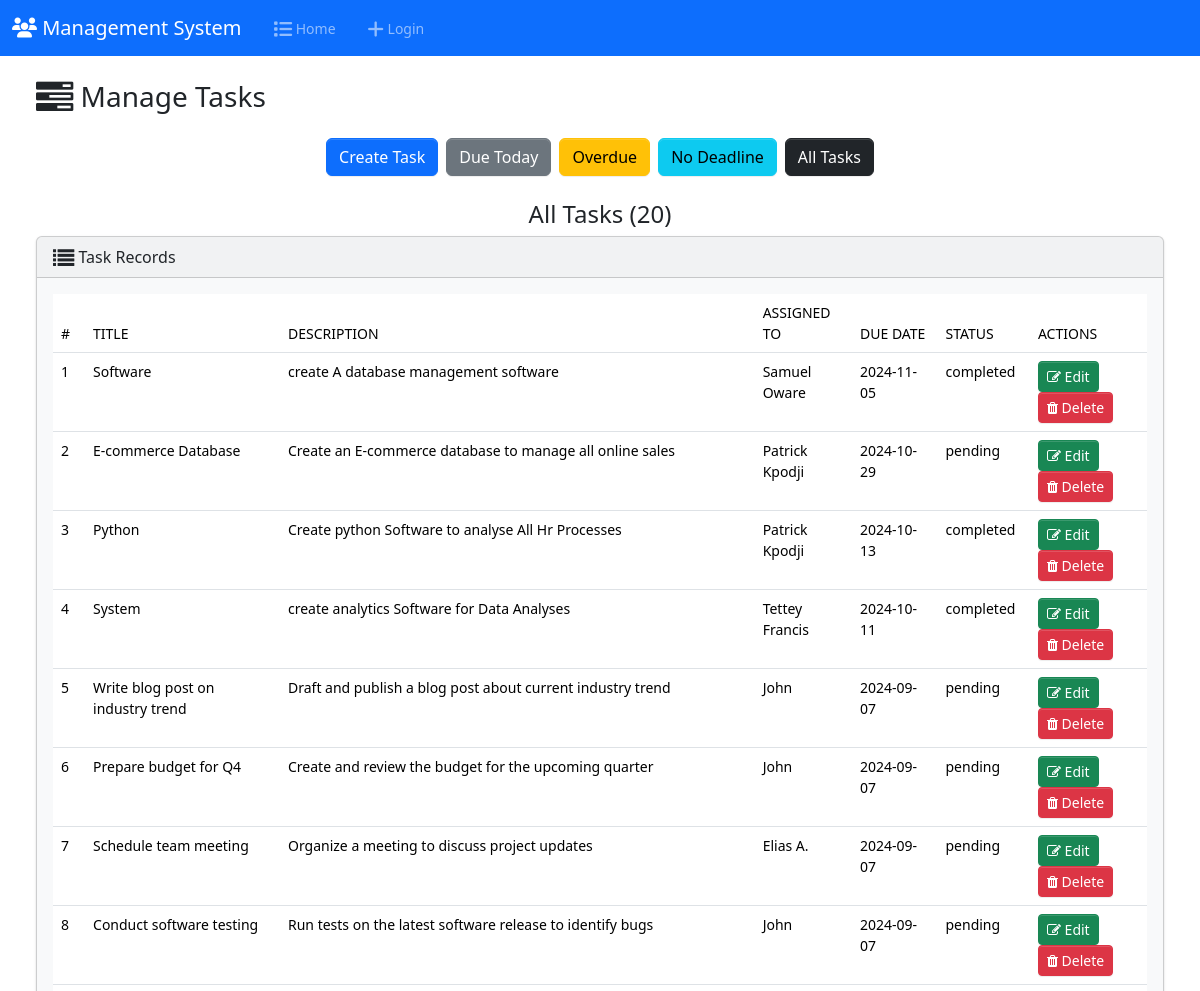
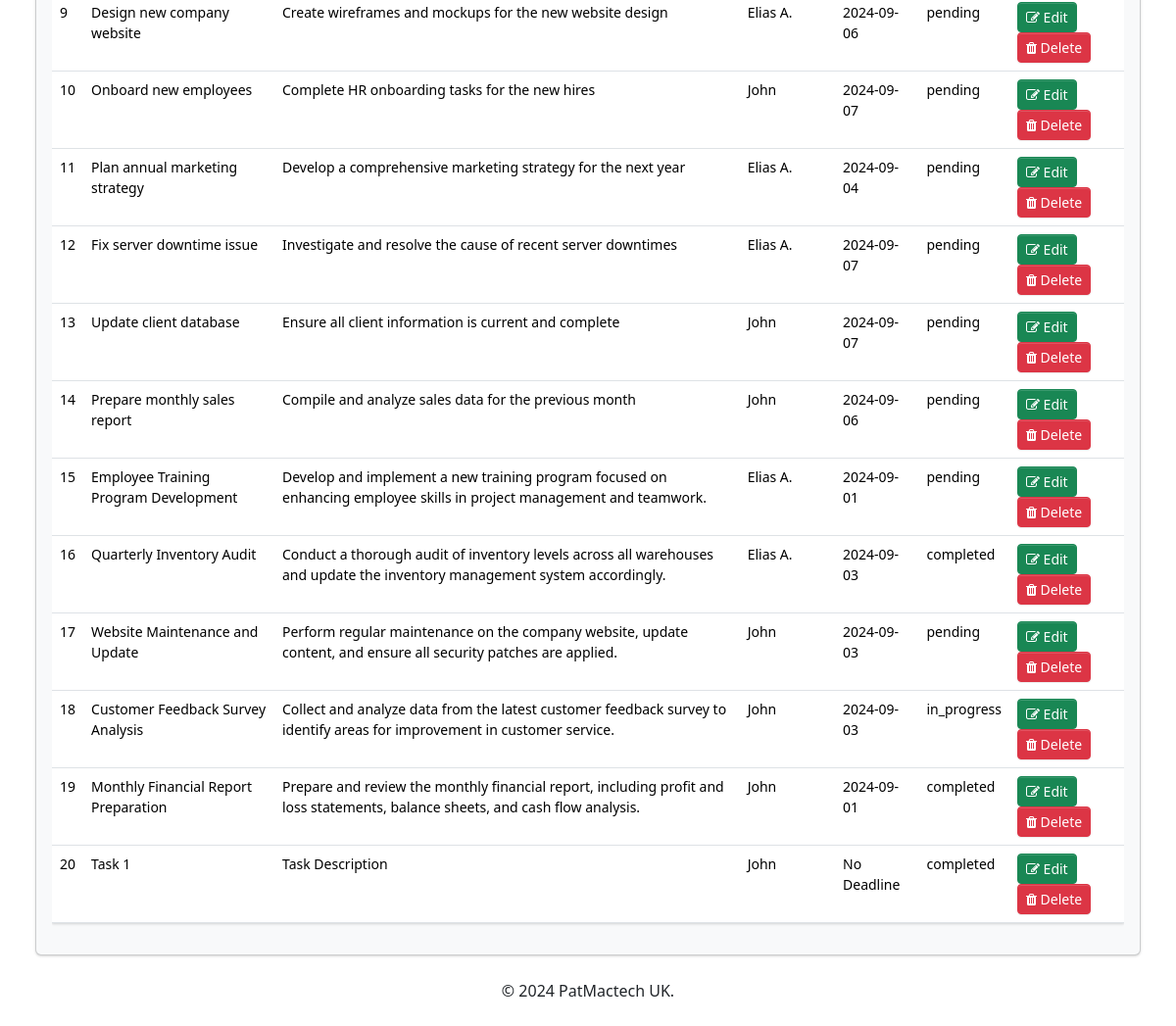
The app's page /Resources/tasks.php (signed in) with its own data (2 pictures, top to bottom).
### tables this page shows
CREATE TABLE `tasks` (
  `id` int(11) NOT NULL,
  `title` varchar(100) NOT NULL,
  `description` text DEFAULT NULL,
  `assigned_to` int(11) DEFAULT NULL,
  `due_date` date DEFAULT NULL,
  `status` enum('pending','in_progress','completed') DEFAULT 'pending',
  `created_at` timestamp NOT NULL DEFAULT current_timestamp()
);

CREATE TABLE `users` (
  `id` int(11) NOT NULL,
  `full_name` varchar(50) NOT NULL DEFAULT 'Admin',
  `username` varchar(50) NOT NULL,
  `email` varchar(100) NOT NULL,
  `profile_image` varchar(255) DEFAULT NULL,
  `password` varchar(255) NOT NULL,
  `role` enum('admin','employee','evaluator') NOT NULL,
  `salary` decimal(10,2) NOT NULL,
  `department` varchar(50) NOT NULL,
  `created_at` timestamp NOT NULL DEFAULT current_timestamp(),
  `dob` date NOT NULL,
  `gender` enum('male','female','other') NOT NULL,
  `marital_status` enum('single','married','divorced','widowed') NOT NULL,
  `nationality` varchar(100) NOT NULL,
  `phone_number` varchar(20) NOT NULL,
  `address` text NOT NULL,
  `emergency_contact` text NOT NULL,
  `work_location` varchar(100) NOT NULL,
  `employment_type` enum('full-time','part-time','contractual','intern') NOT NULL,
  `account_number` varchar(50) NOT NULL,
  `bank_name` varchar(100) NOT NULL,
  `ifsc_code` varchar(50) NOT NULL,
  `tin` varchar(50) NOT NULL,
  `insurance_number` varchar(50) NOT NULL,
  `is_suspended` tinyint(1) NOT NULL DEFAULT 0
);

### app/Model/Task.php (called while the page is built, shortened)
<?php
function get_all_tasks($conn){
	$sql = "SELECT * FROM tasks ORDER BY id DESC";
	$stmt = $conn->prepare($sql);
	$stmt->execute([]);
	if($stmt->rowCount() > 0){
		$tasks = $stmt->fetchAll();
	}else $tasks = 0;
	return $tasks;
}
function count_tasks($conn){
	$sql = "SELECT id FROM tasks";
	$stmt = $conn->prepare($sql);
	$stmt->execute([]);
	return $stmt->rowCount();
}

### app/Model/User.php (called while the page is built, shortened)
<?php
function get_all_users($conn) {
    $sql = "SELECT id, full_name, username, email, salary, department, role,
                   COALESCE(profile_image, 'img/user.png') AS profile_image,
                   dob, gender, marital_status, nationality, phone_number,
                   address, emergency_contact, work_location, employment_type,
                   account_number, bank_name, ifsc_code, tin, insurance_number
            FROM users
            WHERE role = ?";
    $stmt = $conn->prepare($sql);
    $stmt->execute(["employee"]);
    if ($stmt->rowCount() > 0) {
        return $stmt->fetchAll(PDO::FETCH_ASSOC);
    } else {
        return [];
    }
}
?>

### Resources/tasks.php (the view, shortened to what this page needs)
<?php
if (isset($_SESSION['role']) && isset($_SESSION['id']) && ($_SESSION['role'] == "admin" || $_SESSION['role'] == "company")) {
    include "../inc/DB_connection.php";
    include "../app/Model/Task.php";
    include "../app/Model/User.php";
    include "../inc/navbar.php";
    $text = "All Tasks";
    if (isset($_GET['due_date']) && $_GET['due_date'] == "Due Today") {
        $text = "Due Today";
        $tasks = get_all_tasks_due_today($conn);
        $num_task = count_tasks_due_today($conn);
    } elseif (isset($_GET['due_date']) && $_GET['due_date'] == "Overdue") {
        $text = "Overdue";
        $tasks = get_all_tasks_overdue($conn);
        $num_task = count_tasks_overdue($conn);
    } elseif (isset($_GET['due_date']) && $_GET['due_date'] == "No Deadline") {
        $text = "No Deadline";
        $tasks = get_all_tasks_NoDeadline($conn);
        $num_task = count_tasks_NoDeadline($conn);
    } else {
        $tasks = get_all_tasks($conn);
        $num_task = count_tasks($conn);
    }
    $users = get_all_users($conn);
?>
<!DOCTYPE html>
<html lang="en">
<head>
    <link rel="stylesheet" href="https://stackpath.bootstrapcdn.com/font-awesome/4.7.0/css/font-awesome.min.css">
    <link href="https://cdn.jsdelivr.net/npm/bootstrap@5.3.3/dist/css/bootstrap.min.css" rel="stylesheet">
</head>
<body>
<div class="container-fluid">
    <h3 class="m-4"><i class="fa fa-tasks fa-lg"></i> Manage Tasks</h3>
    <div class="d-flex justify-content-center mb-4">
        <a href="create_task.php" class="btn btn-primary me-2">Create Task</a>
        <a href="tasks.php?due_date=Due Today" class="btn btn-secondary me-2">Due Today</a>
        <a href="tasks.php?due_date=Overdue" class="btn btn-warning me-2">Overdue</a>
        <a href="tasks.php?due_date=No Deadline" class="btn btn-info me-2">No Deadline</a>
        <a href="tasks.php" class="btn btn-dark">All Tasks</a>
    </div>
    <h4 class="text-center"><?= $text ?> (<?= $num_task ?>)</h4>
    <div class="row">
        <div class="col-12">
            <?php if ($tasks) { ?>
                <div class="card bg-light ms-4 me-4 mb-4">
                    <div class="card-header">
                        <i class="fa fa-list fa-lg"></i> Task Records
                    </div>
                    <div class="card-body">
                        <div class="table-responsive">
                            <table class="table table-hover">
                                <thead>
                                    <tr>
                                        <th scope="col">#</th>
                                        <th scope="col">Title</th>
                                        <th scope="col">Description</th>
                                        <th scope="col">Assigned To</th>
                                        <th scope="col">Due Date</th>
                                        <th scope="col">Status</th>
                                        <th scope="col">Actions</th>
                                    </tr>
                                </thead>
                                <tbody>
                                    <?php foreach ($tasks as $index => $task) { ?>
                                        <tr>
                                            <td><?= $index + 1 ?></td>
                                            <td><?= htmlspecialchars($task['title']) ?></td>
                                            <td><?= htmlspecialchars($task['description']) ?></td>
                                            <td>
                                                <?php
                                                foreach ($users as $user) {
                                                    if ($user['id'] == $task['assigned_to']) {
                                                        echo htmlspecialchars($user['full_name']);
                                                    }
                                                } ?>
                                            </td>
                                            <td>
                                                <?= $task['due_date'] ? htmlspecialchars($task['due_date']) : "No Deadline"; ?>
                                            </td>
                                            <td><?= htmlspecialchars($task['status']) ?></td>
                                            <td>
                                                <a href="edit-task.php?id=<?= $task['id'] ?>" class="btn btn-success btn-sm me-1">
                                                    <i class="fa fa-edit"></i> Edit
                                                </a>
                                                <button type="button" class="btn btn-danger btn-sm" data-bs-toggle="modal" data-bs-target="#deleteModal<?= $task['id'] ?>">
                                                    <i class="fa fa-trash"></i> Delete
                                                </button>
                                            </td>
                                        </tr>
                                    <?php } ?>
                                </tbody>
                            </table>
                        </div>
                    </div>
                </div>
            <?php } else { ?>
                <h5 class="alert alert-primary ms-4 me-4">No Tasks Found</h5>
            <?php } ?>
        </div>
    </div>
</div>
<footer class="mt-auto mb-4">
    <div class="text-center">
        <span>&copy; <script>document.write(new Date().getFullYear())</script> PatMactech UK.</span>
    </div>
</footer>
</body>
</html>
<?php
} else {
    $em = "First login";
    header("Location: login.php?error=$em");
    exit();
}
?>

### records on screen
tasks: title "Software", description "create A database management software", due_date "2024-11-05", status "completed"
users: full_name "Samuel Oware"
tasks: title "E-commerce Database", description "Create an E-commerce database to manage all online sales", due_date "2024-10-29", status "pending"
users: full_name "Patrick Kpodji"
tasks: title "Python", description "Create python Software to analyse All Hr Processes", due_date "2024-10-13", status "completed"
tasks: title "System", description "create analytics Software for Data Analyses", due_date "2024-10-11", status "completed"
users: full_name "Tettey Francis"
tasks: title "Write blog post on industry trend", description "Draft and publish a blog post about current industry trend", due_date "2024-09-07", status "pending"
users: full_name "John"
tasks: title "Prepare budget for Q4", description "Create and review the budget for the upcoming quarter", due_date "2024-09-07", status "pending"
tasks: title "Schedule team meeting", description "Organize a meeting to discuss project updates", due_date "2024-09-07", status "pending"
users: full_name "Elias A."
tasks: title "Conduct software testing", description "Run tests on the latest software release to identify bugs", due_date "2024-09-07", status "pending"
tasks: title "Design new company website", description "Create wireframes and mockups for the new website design", due_date "2024-09-06", status "pending"
tasks: title "Onboard new employees", description "Complete HR onboarding tasks for the new hires", due_date "2024-09-07", status "pending"
tasks: title "Plan annual marketing strategy", description "Develop a comprehensive marketing strategy for the next year", due_date "2024-09-04", status "pending"
tasks: title "Fix server downtime issue", description "Investigate and resolve the cause of recent server downtimes", due_date "2024-09-07", status "pending"
tasks: title "Update client database", description "Ensure all client information is current and complete", due_date "2024-09-07", status "pending"
tasks: title "Prepare monthly sales report", description "Compile and analyze sales data for the previous month", due_date "2024-09-06", status "pending"
tasks: title "Employee Training Program Development", description "Develop and implement a new training program focused on enhancing employee skills in project management and teamwork.", due_date "2024-09-01", status "pending"
tasks: title "Quarterly Inventory Audit", description "Conduct a thorough audit of inventory levels across all warehouses and update the inventory management system accordingly.", due_date "2024-09-03", status "completed"
tasks: title "Website Maintenance and Update", description "Perform regular maintenance on the company website, update content, and ensure all security patches are applied.", due_date "2024-09-03", status "pending"
tasks: title "Customer Feedback Survey Analysis", description "Collect and analyze data from the latest customer feedback survey to identify areas for improvement in customer service.", due_date "2024-09-03", status "in_progress"
tasks: title "Monthly Financial Report Preparation", description "Prepare and review the monthly financial report, including profit and loss statements, balance sheets, and cash flow analysis.", due_date "2024-09-01", status "completed"
tasks: title "Task 1", description "Task Description", shows "No Deadline", status "completed"

### other values on screen
$text "All Tasks"
$num_task "20"
